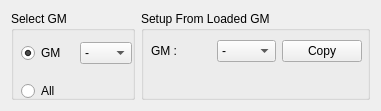
     <widget class="QWidget" name="layoutWidget31">
      <property name="geometry">
       <rect>
        <x>10</x>
        <y>10</y>
        <width>381</width>
        <height>111</height>
       </rect>
      </property>
      <layout class="QGridLayout" name="gridLayout_50" columnstretch="35,65">
       <item row="0" column="0">
        <widget class="QGroupBox" name="activeGMGroup">
         <property name="title">
          <string>Select GM</string>
         </property>
         <widget class="QWidget" name="layoutWidget3">
          <property name="geometry">
           <rect>
            <x>10</x>
            <y>20</y>
            <width>111</width>
            <height>81</height>
           </rect>
          </property>
          <layout class="QGridLayout" name="gridLayout_37">
           <item row="0" column="0">
            <widget class="QRadioButton" name="singleGMRadio">
             <property name="text">
              <string>GM</string>
             </property>
             <property name="checked">
              <bool>true</bool>
             </property>
             <attribute name="buttonGroup">
              <string notr="true">GMUpdateModeGroup</string>
             </attribute>
            </widget>
           </item>
           <item row="0" column="1">
            <widget class="QComboBox" name="GMCombo">
             <item>
              <property name="text">
               <string>-</string>
              </property>
             </item>
             <item>
              <property name="text">
               <string>1</string>
              </property>
             </item>
             <item>
              <property name="text">
               <string>2</string>
              </property>
             </item>
             <item>
              <property name="text">
               <string>3</string>
              </property>
             </item>
             <item>
              <property name="text">
               <string>4</string>
              </property>
             </item>
            </widget>
           </item>
           <item row="1" column="0" colspan="2">
            <widget class="QRadioButton" name="allGMsRadio">
             <property name="text">
              <string>All</string>
             </property>
             <attribute name="buttonGroup">
              <string notr="true">GMUpdateModeGroup</string>
             </attribute>
            </widget>
           </item>
          </layout>
         </widget>
        </widget>
       </item>
       <item row="0" column="1">
        <widget class="QGroupBox" name="SetupFromLoadedGMGroup">
         <property name="title">
          <string>Setup From Loaded GM</string>
         </property>
         <widget class="QWidget" name="layoutWidget8">
          <property name="geometry">
           <rect>
            <x>10</x>
            <y>20</y>
            <width>211</width>
            <height>41</height>
           </rect>
          </property>
          <layout class="QGridLayout" name="gridLayout_20">
           <item row="0" column="0">
            <widget class="QLabel" name="LoadedGMIDLab">
             <property name="text">
              <string>GM :</string>
             </property>
            </widget>
           </item>
           <item row="0" column="2">
            <widget class="QPushButton" name="copyGMConfigBtn">
             <property name="text">
              <string>Copy</string>
             </property>
            </widget>
           </item>
           <item row="0" column="1">
            <widget class="QComboBox" name="loadedGMCombo">
             <item>
              <property name="text">
               <string>-</string>
              </property>
             </item>
             <item>
              <property name="text">
               <string>1</string>
              </property>
             </item>
             <item>
              <property name="text">
               <string>2</string>
              </property>
             </item>
             <item>
              <property name="text">
               <string>3</string>
              </property>
             </item>
             <item>
              <property name="text">
               <string>4</string>
              </property>
             </item>
            </widget>
           </item>
          </layout>
         </widget>
        </widget>
       </item>
      </layout>
     </widget>
